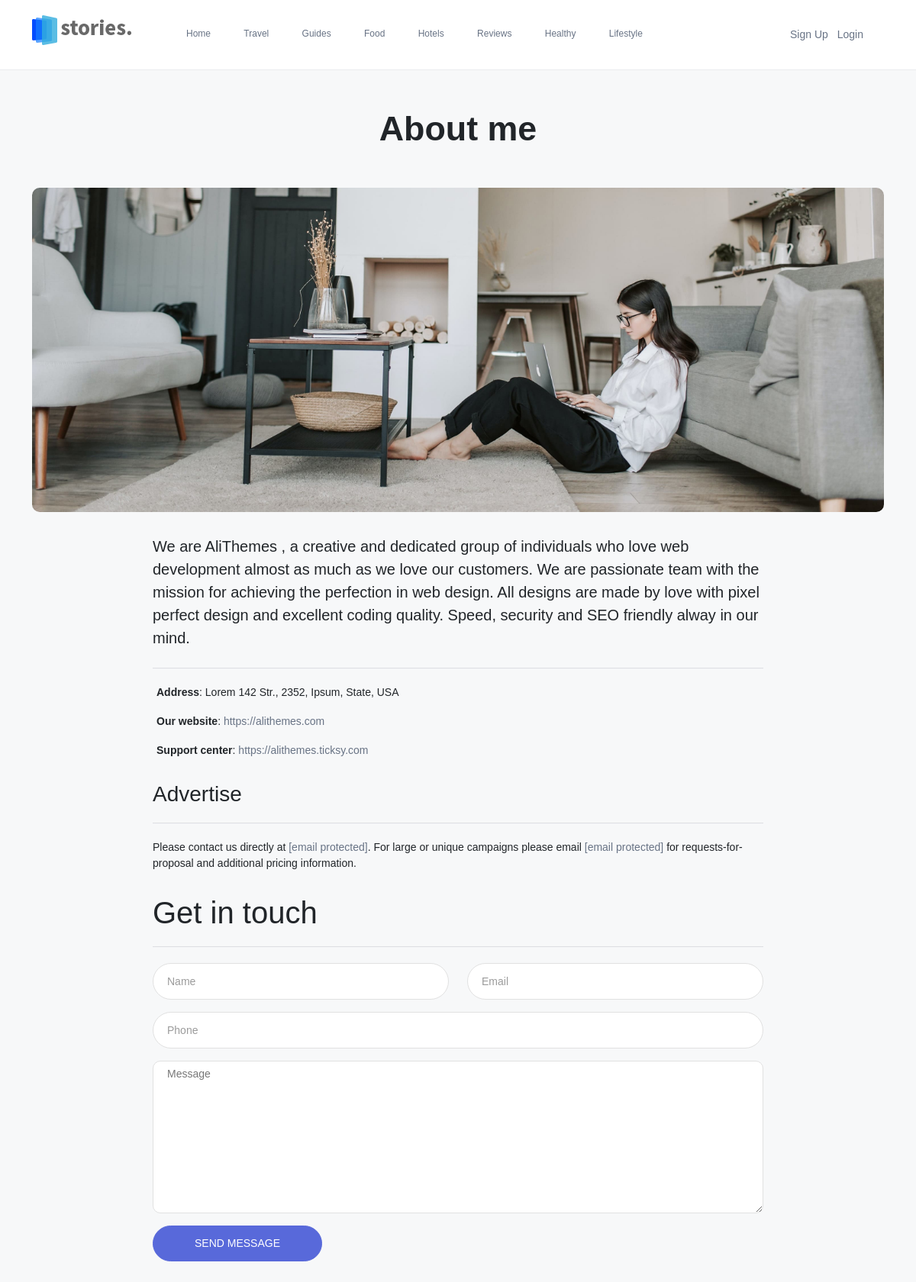
The page /about/ on the database its author committed.
### blog/models.py (models this page shows, shortened)
class category(models.Model):
    name = models.CharField(max_length=100, unique=True)
    slug = models.SlugField(max_length=200, unique=True, blank=True)

### blog/views.py (the view)
# urls.py: path('about/',views.about_view,name='about_view_url'),
def about_view(request):
    manucategory = category.objects.all()
    context ={
        'categories': manucategory,
    }
    return render(request,'page-about.html',context)

### templates/page-about.html (shortened to what this page needs)
{% extends 'base.html' %}
{% load static %}
    {% block content %}
    <main class="bg-grey pb-30">
        <div class="container single-content">
            <div class="entry-header entry-header-style-1 mb-50 pt-50 text-center">
                <h1 class="entry-title mb-20 font-weight-900 ">
                    About me
                </h1>
            </div>
            <figure class="image mb-30 m-auto text-center border-radius-10">
                <img class="border-radius-10" src="assets/imgs/news/news-17.jpg" alt="post-title" />
            </figure>
            <article class="entry-wraper">
                <p class="font-large">We are AliThemes , a creative and dedicated group of individuals who love web development almost as much as we love our customers.
                    We are passionate team with the mission for achieving the perfection in web design.
                    All designs are made by love with pixel perfect design and excellent coding quality. Speed, security and SEO friendly alway in our mind.</p>
                <hr class="wp-block-separator is-style-wide">
                <p><strong>Address</strong>: Lorem 142 Str., 2352, Ipsum, State, USA</p>
                <p><strong>Our website</strong>: <a href="https://alithemes.com">https://alithemes.com</a></p>
                <p><strong>Support center</strong>: <a href="https://alithemes.ticksy.com">https://alithemes.ticksy.com</a></p>
                <h3 class="mt-30">Advertise</h3>
                <hr class="wp-block-separator is-style-wide">
                <p>Please contact us directly at <a href="/cdn-cgi/l/email-protection" class="__cf_email__" data-cfemail="89e8edfac9fce5fdfbe8e7ecfefaa7eae6e4">[email&#160;protected]</a>. For large or unique campaigns please email <a href="/cdn-cgi/l/email-protection" class="__cf_email__" data-cfemail="5625373a3316233a222437383321257835393b">[email&#160;protected]</a> for requests-for-proposal and additional pricing information. </p>
                <h1 class="mt-30">Get in touch</h1>
                <hr class="wp-block-separator is-style-wide">
                <form class="form-contact comment_form" action="#" id="commentForm">
                    <div class="row">
                        <div class="col-sm-6">
                            <div class="form-group">
                                <input class="form-control" name="name" id="name" type="text" placeholder="Name">
                            </div>
                        </div>
                        <div class="col-sm-6">
                            <div class="form-group">
                                <input class="form-control" name="email" id="email" type="email" placeholder="Email">
                            </div>
                        </div>
                        <div class="col-12">
                            <div class="form-group">
                                <input class="form-control" name="website" id="website" type="text" placeholder="Phone">
                            </div>
                        </div>
                        <div class="col-12">
                            <div class="form-group">
                                <textarea class="form-control w-100" name="comment" id="comment" cols="30" rows="9" placeholder="Message"></textarea>
                            </div>
                        </div>
                    </div>
                    <div class="form-group">
                        <button type="submit" class="button button-contactForm">Send message</button>
                    </div>
                </form>
            </article>
        </div>
    </main>
     {% endblock %}

### templates/base.html (shortened to what this page needs)
{% load static %}
<!DOCTYPE html>
<html class="no-js" lang="en">
<head>
    <link rel="stylesheet" href="{% static 'css/style.css' %}">
    <link rel="stylesheet" href="{% static 'css/widgets.css' %}">
    <link rel="stylesheet" href="{% static 'css/responsive.css' %}">
</head>
<body class="theme-mode">
    <header class="main-header header-style-1 font-heading class="header-sticky"">
        <div class="header-top">
            <div class="container">
                <div class="row pt-20 pb-20">
                    <div class="col-md-2 col-xs-6">
                        <a href="{% url 'index' %}"><img class="logo" src="{% static 'imgs/theme/logo.png'%}" alt=""></a>
                    </div>
                    <div class="col-md-10 col-xs-6 text-end header-top-right ">
                        <div class="container align-self-center position-relative">
                                <div class="main-nav d-none d-lg-block float-start">
                                    <nav>
                                        <ul class="main-menu d-none d-lg-inline font-small">
                                            {% for cat in categories%}
                                            <li> <a href="{% url 'category_url'%}">{{ cat.name }}</a>
                                            </li>
                                            {% endfor %}
                                            </ul>
                                    </nav>
                                </div>
                                <div class="header-tools ">
                                    <ul class=" d-inline-block list-inline mr-15">
                                        <li class="list-inline-item"><a class="social-icon fb text-xs-center"  href="{% url 'register_url_view' %}">Sign Up</a></li>
                                        <li class="list-inline-item"><a class="social-icon tw text-xs-center"  href="{% url 'login_url_view' %}">Login</a></li>
                                    </ul>
                                </div>
                        </div>
                    </div>
                </div>
            </div>
        </div>
    </header>
    <main>
        {% block content %}
        {% endblock %}
    </main>

### static/css/style.css (style rules this page uses)
:root { --color-mode: "light"; --color-primary: #5869DA; --color-secondary: #2d3d8b; --color-success: #09815C; --color-danger: #e3363e; --color-warning: #e38836; --color-info: #4da7d4; --color-light: #f8f9f9; --color-grey: #f7f8f9; --color-dark: #000c2d; --color-muted: #687385; --color-white: #FFFFFF; --primary-border-color: #9b9b9b; --secondary-border-color: #f0f8ff; --mutted-border-color: #eaecee; --box-shadow-normal: 0 10px 10px rgba(0, 0, 0, 0.08); --box-shadow-hover: 0 4px 60px 0 rgba(0, 0, 0, 0.2); --button-shadow-color-normal: hsla(0, 0%, 42.4%, 0.2); --button-shadow-color-hover: hsla(0, 0%, 42.4%, 0.3); --dark-background: #212529; --dark-mutted-border-color: #3e4451; --dark-color-muted: #b4bfd0; --dark-color-grey: #1f2326; }
.bg-grey { background-color: var(--color-grey) !important; }
.border-radius-10 { border-radius: 10px; }
body { font-family: 'Noto Sans JP', sans-serif; font-weight: normal; font-style: normal; font-size: 14px; }
h1, h2, h3, h4, h5, h6, .font-heading, .btn, .post-title { font-style: normal; font-weight: 500; text-transform: none; font-family: 'Noto Sans JP', sans-serif; }
p { margin-bottom: 1.2em; font-weight: 400 }
a, .button { -webkit-transition: all .2s ease-out 0s; -moz-transition: all .2s ease-out 0s; -ms-transition: all .2s ease-out 0s; -o-transition: all .2s ease-out 0s; transition: all .2s ease-out 0s }
a { color: var(--color-muted); text-decoration: none }
ul { margin: 0px; padding: 0px }
li { list-style: none }
hr { border-bottom: 1px solid #eceff8; border-top: 0 none; margin: 30px 0; padding: 0 }
img, image, video { max-width: 100%; }
ul { padding: 0; margin: 0; }
figure { position: relative; }
::placeholder { color: #838383 }
.font-small { font-size: 12px; }
.font-large { font-size: 20px; }
.font-weight-900 { font-weight: 900 }
.main-header .main-nav ul li a, .nav-topbar li a { position: relative; padding: 15px 0; display: block; }
.main-header .main-nav ul li>a::after { content: ""; width: 0; height: 2px; position: absolute; left: 50%; top: -1px; opacity: 0.5; transform: translateX(-50%); }
.main-menu { list-style-type: none; margin: 0; height: 100%; align-items: center; }
.main-menu>li { height: 100%; position: relative; display: inline-block; padding: 0 20px; }
.main-menu>li:first-child { padding-left: 0; }
.header-top { border-bottom-width: 1px; border-bottom-style: solid; border-bottom-color: var(--mutted-border-color) }
.header-top-right { display: flex; justify-content: flex-end; align-items: center; }
.header-tools { padding: 15px 0; }
.entry-header .entry-title { font-size: 3.2em; }
.entry-wraper { position: relative; }
.form-group { margin-bottom: 1rem; }
.form-group textarea { min-height: 200px; }
.form-control { border: 1px solid rgb(225, 225, 225); border-radius: 30px; height: 48px; padding-left: 18px; font-size: 14px; background: transparent; background: #fff }
textarea.form-control { border-radius: 10px }
.form-control::placeholder { font-weight: 300; color: #999999; }
.form-control::placeholder { color: #777777; }
.button-contactForm { background: #ef3f48; color: #fff; border-color: #ef3f48; padding: 12px 25px; }
.button { display: inline-block; border: 1px solid transparent; font-size: 14px; font-weight: 500; padding: 12px 54px; border-radius: 30px; color: #fff; border: 1px solid var(--color-primary); text-transform: uppercase; background: var(--color-primary); cursor: pointer; transition: all 300ms linear 0s; }
.wp-block-separator { border-top: 1px solid #9598a2; margin-top: 20px; margin-bottom: 20px; margin-left: auto; margin-right: auto; }

### static/css/widgets.css (style rules this page uses)
input.form-control::placeholder { color:#9b9b9b }
* { box-sizing:border-box; }
.mt-30 { margin-top:30px!important }
.mb-20 { margin-bottom:20px!important }
.mb-30 { margin-bottom:30px!important }
.mb-50 { margin-bottom:50px!important }
.mr-15 { margin-right:15px!important }
.pt-20 { padding-top:20px!important }
.pt-50 { padding-top:50px!important }
.pb-20 { padding-bottom:20px!important }
.pb-30 { padding-bottom:30px!important }

### static/css/responsive.css (style rules this page uses)
@media (min-width:1200px) { .container { max-width:1140px; } }
@media (min-width:992px) { .entry-wraper, .entry-header.entry-header-style-1, .single-comment { max-width:800px;margin:0 auto; } }

### rows shown on the page
category: name "Home"
category: name "Travel"
category: name "Guides"
category: name "Food"
category: name "Hotels"
category: name "Reviews"
category: name "Healthy"
category: name "Lifestyle"
